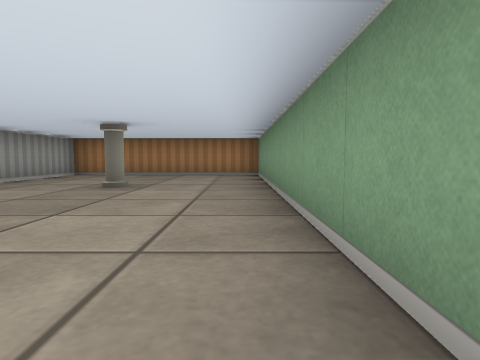
View 1 (above)

17 first-person views from a walk through a cub3D maze. The camera is about half as high as the walls, tilts 4° down and sees 75° across. The floor is counted in squares. Each view is taken from the middle of a square. On the plan, view 1 faces up. The plan holds only what a view shows up to about 9 squares ahead; the rest is blank.

View 2
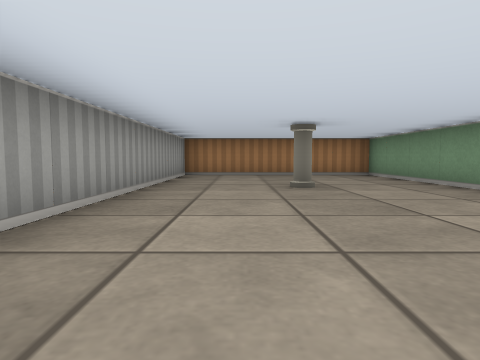

View 3
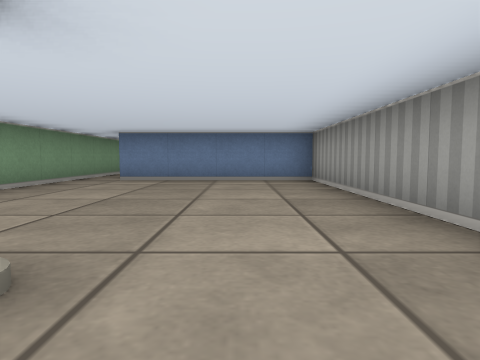

View 4
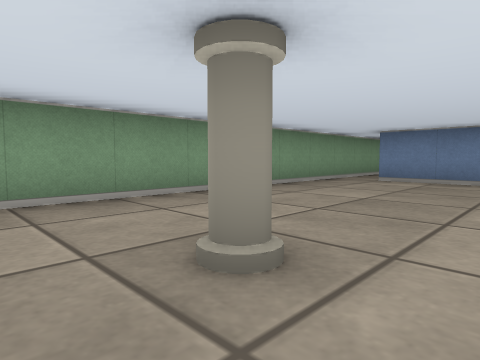

View 5
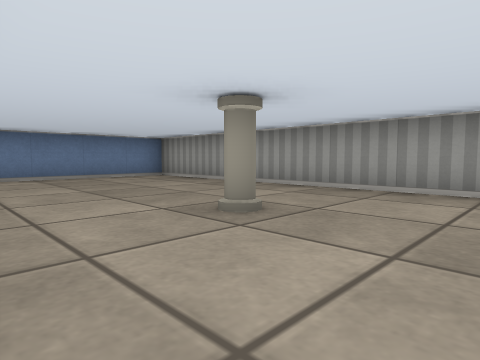

View 6
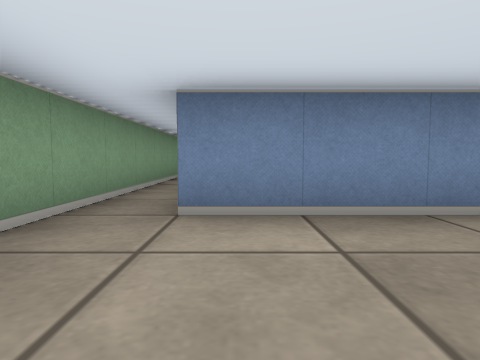

View 7
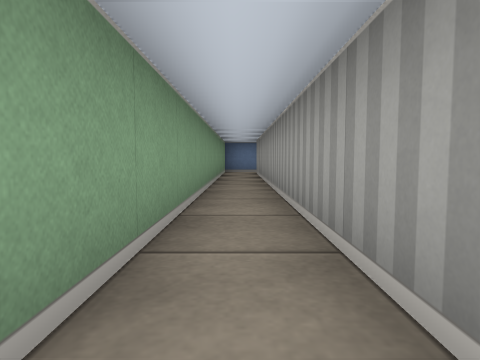

View 8
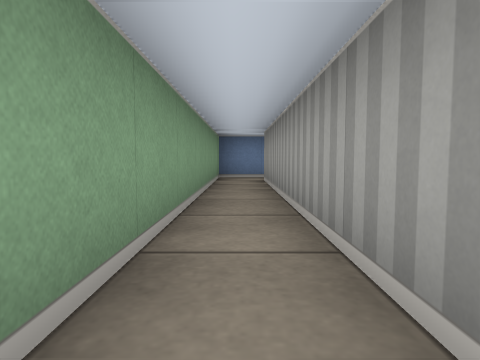

View 9
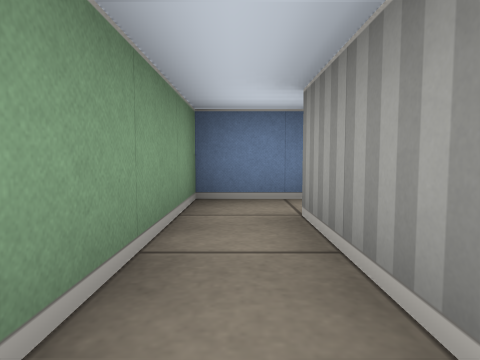

View 10
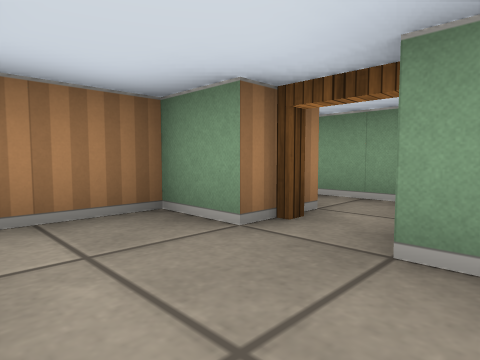

View 11
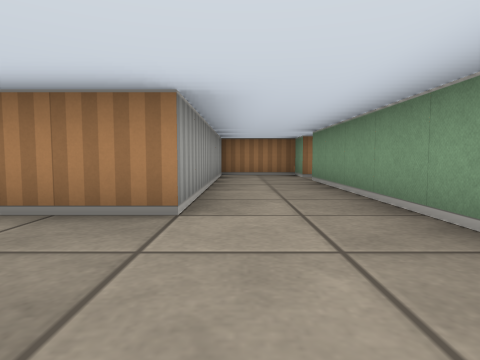

View 12
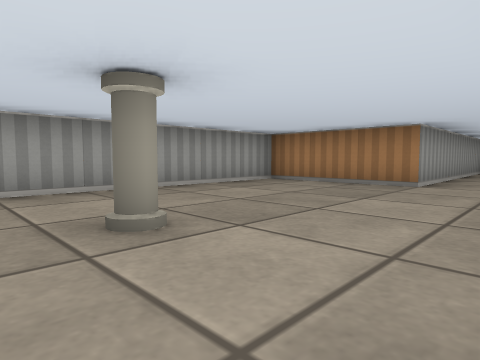

View 13
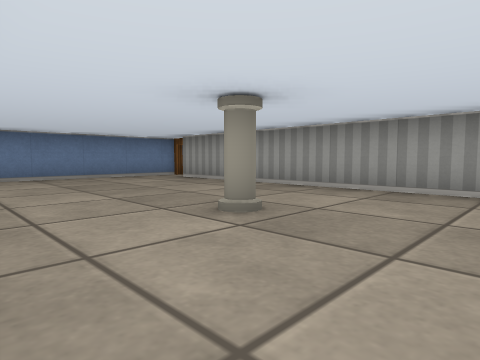

View 14
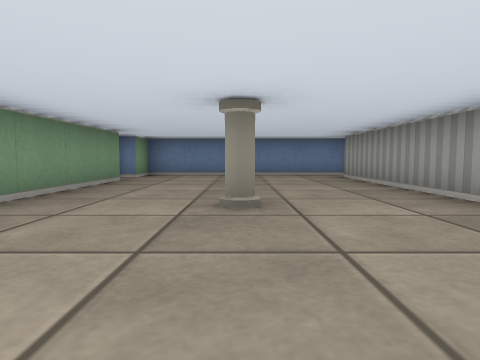

View 15
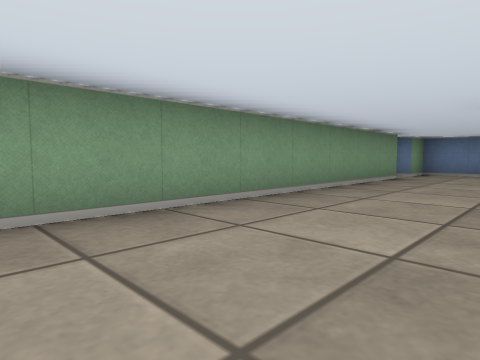

View 16
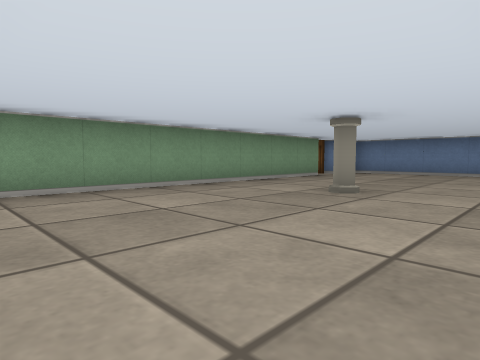

View 17
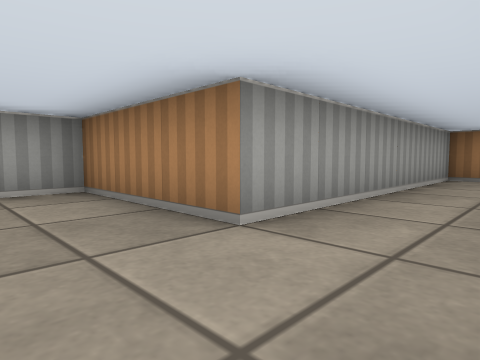

### Floor plan
Points are (right, up) in squares from view 1. A wall is a line through its corners. A room is listed if a view was taken in it or the views show most of it. See-through windows are left out.
Room 1 (views 1, 2, 3, 4, 5, 6, 7, 8, 9)
walls: (-0.5, -1.6) (-0.5, -10.5); (-0.8, -11.5) (0.5, -11.5) (0.5, 8.5) (-4.5, 8.5) (-4.5, -0.5) (-0.5, -0.5)
ways out: open door at (-1, -11) to room 2
objects: pillar (-2, 5)
Room 2 (views 10, 11, 12, 13, 14, 15, 16, 17)
walls: (-1.5, -23.6) (-1.5, -11.5); (-7.1, -25.5) (-1.5, -25.5) (-1.5, -24.5); (-1.5, -10.5) (-1.5, -9.5) (-3.5, -9.5) (-3.5, -15.5) (-6.5, -15.5) (-6.5, -24.5)
ways out: open door at (-1, -11) to room 1; open door at (-7, -25); open door at (-1, -24)
objects: pillar (-4, -20)

Positions as (right, up) in squares from view 1, and headings:
1: (0, 0), facing up
2: (-3, 0), facing up
3: (-3, 6), facing down
4: (-3, 6), facing down-right
5: (0, 7), facing down-left
6: (-1, 2), facing down
7: (0, -1), facing down
8: (0, -4), facing down
9: (0, -8), facing down
10: (-3, -12), facing up-right
11: (-3, -18), facing up
12: (-2, -21), facing up-left
13: (-2, -18), facing down-left
14: (-4, -17), facing down
15: (-4, -16), facing down-right
16: (-6, -16), facing down-right
17: (-2, -17), facing up-left
